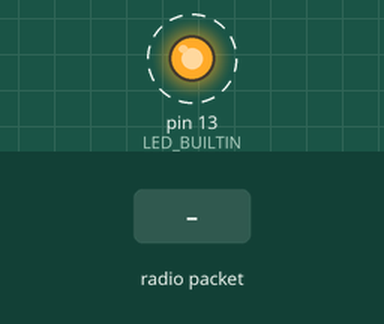
Bench run of a program on a simulated Teensy 4. Parts: output pins drawn as LEDs (lit = HIGH). Dashed ring = blinking. The test bench sets the inputs (shaded band). Storage starts empty; no radio packets arrive unless stated; what the program prints to the serial monitor is not drawn.

Above: at 1.3 s.
1.4 s: radio packet "1" arrives
Timing chart, 0 to 10.4 s (numbered marks = the images above; inputs shaded):
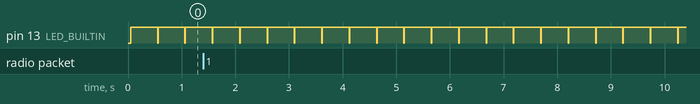

Measured:
- by itself, pin 13 (LED_BUILTIN): alternates HIGH for 0.50 s and LOW for 0.01 s

The program:

main.cpp
```cpp
#include <Arduino.h>
#include <LoRa.h>
#include <SD.h>
#include <SPI.h>

#define LoRaFreq 433E6
#define RFM95_CS 10
#define RFM95_RST 22
#define RFM95_INT 23

char filename[9] = "data.txt";

void writeToFile(String message) {
  File sdFile = SD.open(filename, FILE_WRITE);
  sdFile.println(message);
  sdFile.close();
}

void setup() {
  Serial.begin(115200);
  pinMode(LED_BUILTIN, OUTPUT);

  Serial.println("Initialising LoRa...");
  LoRa.setPins(RFM95_CS, RFM95_RST, RFM95_INT);
  if (!LoRa.begin(LoRaFreq)) {
    Serial.println("LoRa init failed!");
    while (1);
  }
  Serial.println("LoRa init successful");
  LoRa.setTxPower(23); // increase power and therefore range by +20db (5-23 available)

  while (!SD.begin(BUILTIN_SDCARD)) {
    Serial.println("Error initialising SD card");
    delay(300);
  }
  Serial.println("Initialised SD card");
}

void loop() {
  int packetSize = LoRa.parsePacket();

  String message = "";

  if (packetSize) {
      while (LoRa.available()) {
          message += (char)LoRa.read();
      }
      Serial.print(" | RSSI: ");
      Serial.print(LoRa.packetRssi());
      Serial.print("\n");
  }
  if (message) {
    Serial.println(message);
    writeToFile(message);

    digitalWrite(LED_BUILTIN, HIGH);
    delay(500);
    digitalWrite(LED_BUILTIN, LOW);
  }
}
```
